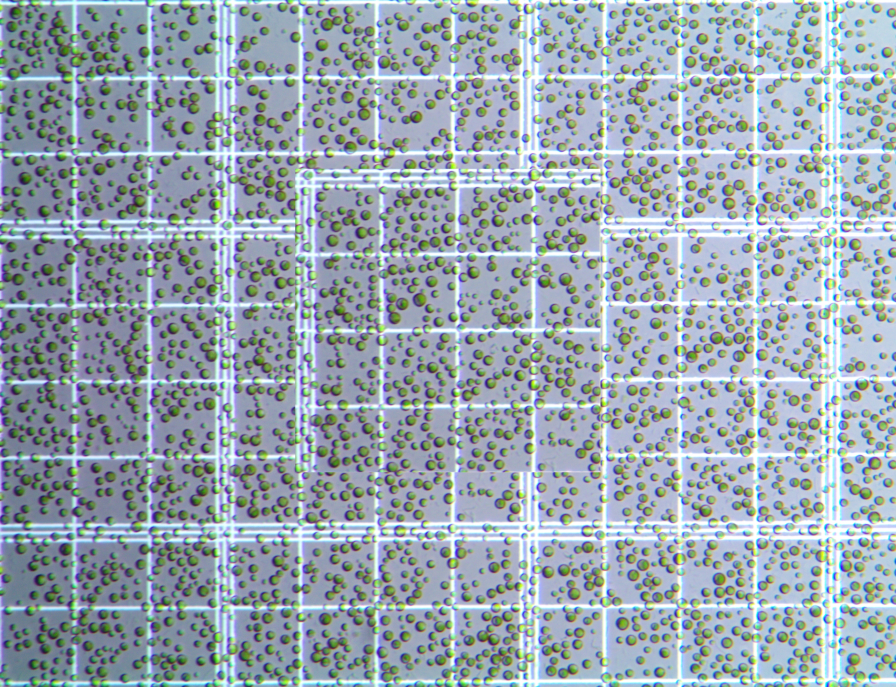
#> input picture 1.jpeg, 3584 x 2748 px (shown at 1/4 size)
$ python count_cells_v2.py
#> lines starting #> are read from the running program, lines starting #| are printed output that depends on the picture; after the words box and inside, x2 and y2 are one past the last pixel; in counts of white or black regions, pixels touching at a corner belong together
import cv2
import numpy as np
import os

def count_cells_contours(image_path, output_path=None):
#> called with image_path = '1.jpeg', output_path = 'result_v2_1.jpeg'
    img = cv2.imread(image_path)
#> img is the input picture: shape (2748, 3584, 3); mean B, G, R 175.1, 166.6, 153.2
    if img is None:
        print(f"無法讀取圖片: {image_path}")
        return

    output_img = img.copy()
    gray = cv2.cvtColor(img, cv2.COLOR_BGR2GRAY)
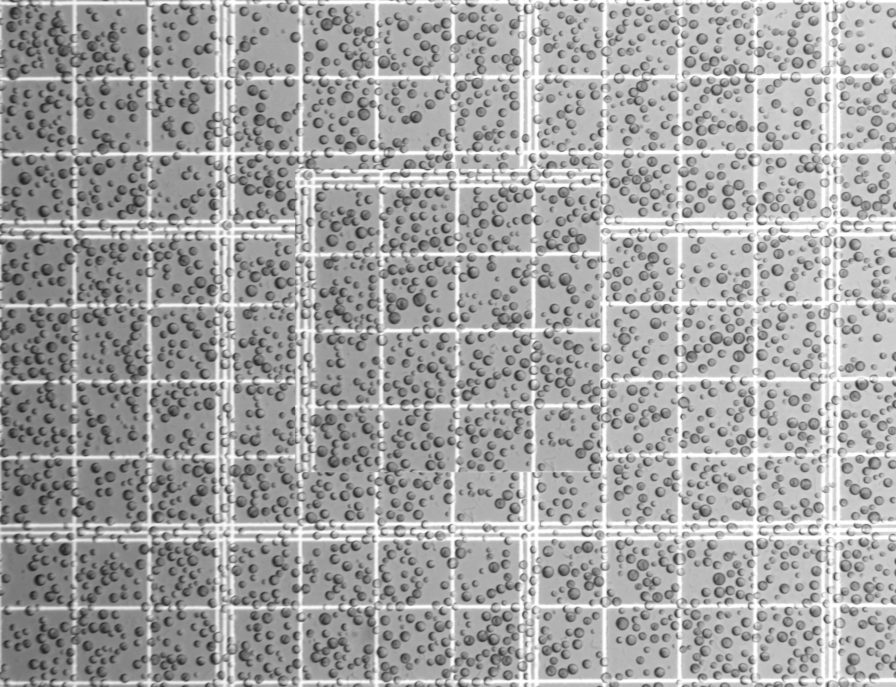
#> gray: shape (2748, 3584) (shown at 1/4 size); min 25, max 255, mean 163.5

    # 1. 高斯模糊 (比中值模糊更能保留整體形狀)
    blurred = cv2.GaussianBlur(gray, (5, 5), 0)

    # 2. 自適應閾值 (Adaptive Thresholding)
    # 這比固定閾值好，因為它能處理照片中光線不均勻的問題
    # block_size: 鄰域大小，必須是奇數 (例如 11, 15, 19)
    # C: 常數，從平均值中減去的值 (調整這個可以控制對雜訊的敏感度)
    thresh = cv2.adaptiveThreshold(blurred, 255,
                                   cv2.ADAPTIVE_THRESH_GAUSSIAN_C,
                                   cv2.THRESH_BINARY_INV, # 背景變黑，細胞變白
                                   15, # Block Size
                                   2)  # C: 降到 2 讓線條更粗，更容易連接
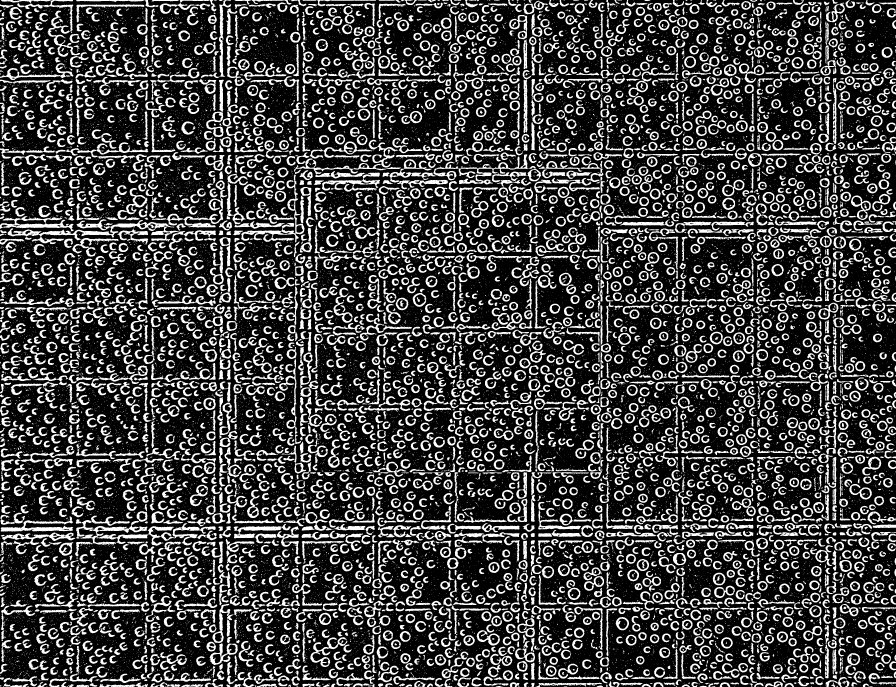
#> thresh: shape (2748, 3584) (shown at 1/4 size); 25.2% white; 24483 white regions (19079 under 20 px), largest, box (x1, y1, x2, y2) and area: (30, 877, 864, 1002) 17076, (394, 2093, 864, 2183) 9478, (965, 698, 1219, 970) 9102

    # 3. 形態學操作 (Morphological Operations)
    # 使用 Convex Hull (凸包) 技術來解決半圓和中空問題
    # 這裡只需要輕微的閉運算來連接非常細微的斷裂
    kernel = np.ones((3,3), np.uint8)
    processed = cv2.morphologyEx(thresh, cv2.MORPH_CLOSE, kernel, iterations=1)
#> processed: shape (2748, 3584); 25.7% white; 20925 white regions (15959 under 20 px)

    sure_bg = processed # 用於除錯圖片輸出

    # 4. 尋找輪廓
    contours, _ = cv2.findContours(processed, cv2.RETR_EXTERNAL, cv2.CHAIN_APPROX_SIMPLE)
#> contours = 20447 contours, 16108 with area under 20; largest, box (x1, y1, x2, y2) and area: (301, 2044, 867, 2226) 23171, (30, 877, 864, 1002) 17830, (1176, 559, 1603, 714) 13507, (1734, 617, 2165, 746) 12813, (965, 698, 1219, 970) 10694

    count = 0

    # 5. 過濾輪廓 (使用 Convex Hull)
    for cnt in contours:
        # 計算凸包 (Convex Hull)
        # 這是關鍵：它會自動把 "C" 字形、半圓、或空心環變成一個實心的多邊形
        hull = cv2.convexHull(cnt)

        # 使用凸包的面積來過濾
        area = cv2.contourArea(hull)

        # 條件 A: 面積過濾
        # 因為是凸包，面積會比原本的輪廓大，所以 min_area 可以稍微調高一點點以過濾雜訊
        min_area = 15
        max_area = 2500

        if min_area < area < max_area:
            # 條件 B: 圓度過濾 (使用凸包的周長和面積)
            perimeter = cv2.arcLength(hull, True)
            if perimeter == 0: continue

            circularity = 4 * np.pi * (area / (perimeter * perimeter))

            # 過濾掉網格線 (通常圓度很低)
            if circularity > 0.4:
                count += 1
                # 畫出凸包 (綠色) - 這樣您可以看到程式把半圓補成了什麼樣子
                cv2.drawContours(output_img, [hull], -1, (0, 255, 0), 2)
                # 畫出中心點
                M = cv2.moments(hull)
                if M["m00"] != 0:
                    cX = int(M["m10"] / M["m00"])
                    cY = int(M["m01"] / M["m00"])
                    cv2.circle(output_img, (cX, cY), 2, (0, 0, 255), -1)
#> this loop made 20447 passes
#> (area, perimeter, circularity, cX, cY) on passes 38, 46, 47, 48, 49, 51, 52, 54, 56, 57, 58, 59: (93.5, 53.96, 0.404, 2399, 2744), (34, 24.47, 0.713, 2427, 2742), (74, 32.15, 0.9, 1158, 2742), (95.5, 39.47, 0.77, 912, 2742), (395.5, 108.7, 0.42, 330, 2742), (229.5, 71.43, 0.565, 2742, 2742), (165, 53.3, 0.73, 283, 2742), (254, 69.3, 0.665, 949, 2741), (316, 83.91, 0.564, 2584, 2742), (187, 61.64, 0.619, 1636, 2742), (142.5, 47.09, 0.807, 1332, 2741), (339, 89.3, 0.534, 3467, 2741)
#> (area, perimeter, circularity) on passes 22, 29, 33, 55, 72, 74: (23, 30.3, 0.315), (60, 54.43, 0.254), (87, 60.41, 0.3), (802.5, 184.5, 0.296), (1064.5, 188.7, 0.376), (1269, 221.7, 0.324)
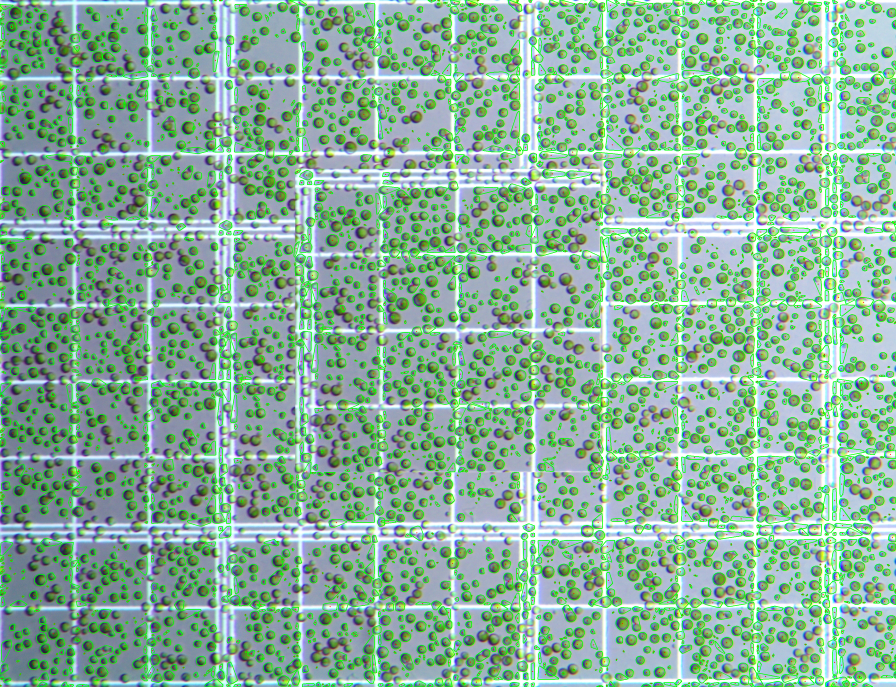
#> output_img: shape (2748, 3584, 3) (shown at 1/4 size); mean B, G, R 155.9, 176.2, 138
#> after the loop, count = 4189

    print(f"[方法二] 圖片 {os.path.basename(image_path)} 中檢測到的球藻數量: {count}")
#| [方法二] 圖片 1.jpeg 中檢測到的球藻數量: 4189

    if output_path:
        cv2.imwrite(output_path, output_img)
        # 也可以存一下二值化的中間過程，方便除錯
        cv2.imwrite(output_path.replace('.jpeg', '_thresh.jpeg'), sure_bg)
        print(f"結果已儲存至: {output_path}")

if __name__ == "__main__":
    input_image = "1.jpeg"
    output_image = "result_v2_1.jpeg"

    if os.path.exists(input_image):
        count_cells_contours(input_image, output_image)
    else:
        files = [f for f in os.listdir('.') if f.endswith('.jpeg') or f.endswith('.jpg')]
        for f in files:
            if "result" not in f:
                count_cells_contours(f, f"result_v2_{f}")
